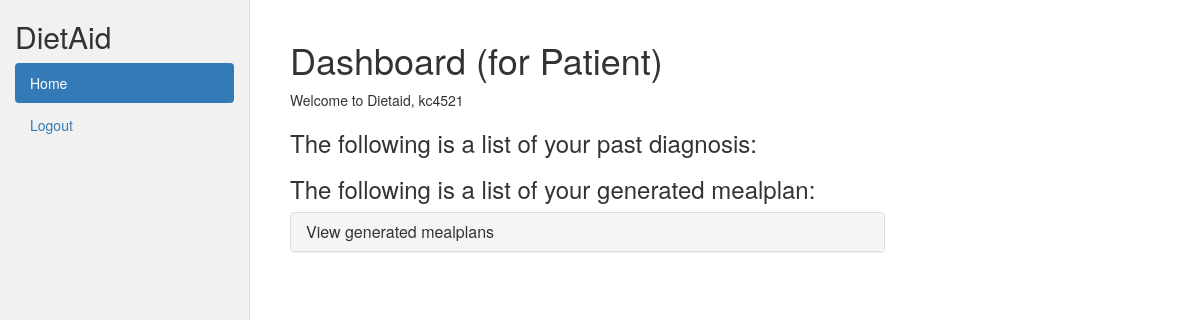
The app's page /catalog/ (signed in), older data.
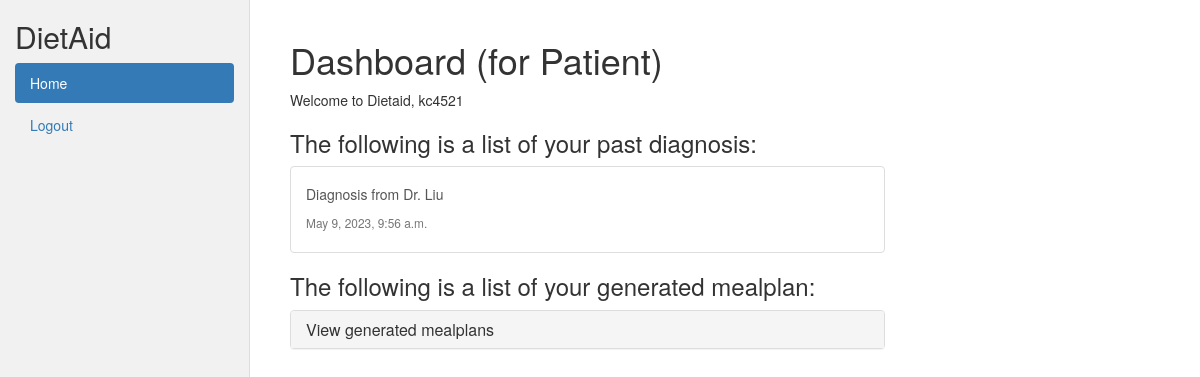
The same page, newer data.
### catalog/models.py (models this page shows)
class Diagnosis(models.Model):
    patient_id = models.IntegerField()
    patient_lastname = models.CharField(max_length = 100)
    doctor_id = models.IntegerField()
    doctor_lastname = models.CharField(max_length = 100)
    description = models.CharField(max_length=500)
    summary = models.CharField(max_length = 100)
    notes = models.CharField(max_length = 300)
    created_at = models.DateTimeField(auto_now_add=True)
    updated_at = models.DateTimeField(auto_now=True)

### catalog/views.py (the view)
# urls.py: path('', views.index, name='index'),
@login_required
def index(request):
    if(request.user.groups.filter(name='Admin').exists()):
        return HttpResponseRedirect(reverse('admin:index'))
    all_patients = User.objects.filter(groups__name__in = ['Patient'])
    all_diagnosis = Diagnosis.objects.filter(patient_id__exact = request.user.id).order_by('-created_at')
    my_mealplans = Mealplan.objects.filter(patient_id__exact = request.user.id).order_by('-created_at')
    if(is_doctor(request.user)):
        my_mealplans = Mealplan.objects.filter(doctor_id__exact = request.user.id).order_by('-created_at')
    context = {
        'patient_list': all_patients,
        'diagnosis_list': all_diagnosis,
        'is_doctor': is_doctor(request.user),
        'mealplan_list': my_mealplans,
    }
    return render(request, 'index.html', context=context)

### catalog/views.py (called while the page is built)
def is_doctor(user):
    if(user.groups.filter(name='Doctor').exists()):
        return True
    else:
        return False

### catalog/templates/index.html (shortened to what this page needs)
{% extends "base_generic.html" %}
{% block content %}
    {% if is_doctor %}
        <h1>Dashboard (for Doctor)</h1>
        <p>Welcome to Dietaid, {{user.get_username}}</p>
        <h3>Mealplans pending for approval</h3>
        {% for mealplan in mealplan_list %}
            {% if mealplan.approved == False %}
                <div class="list-group">
                    <a href="{% url 'mealplan-detail' %}?mealplan_id={{mealplan.id}}" class="list-group-item list-group-item-action flex-column align-items-start">
                        <div class="d-flex w-100 justify-content-between">
                            <h5 class='mb-1'>{{mealplan.patient_lastname}}'s mealplan</h5>
                            <small class="text-muted">{{mealplan.created_at}}</small>
                        </div>
                        <p class="mb-1">{{mealplan.notes_from_doctor}}</p>
                    </a>
                </div>
            {% endif %}
        {% endfor %}
        <div class="panel-group">
            <div class="panel panel-default">
              <div class="panel-heading">
                <h4 class="panel-title">
                  <a data-toggle="collapse" href="#collapse1">Approved Mealplans</a>
                </h4>
              </div>
              <div id="collapse1" class="panel-collapse collapse">
                <ul class="list-group">
                    {% for mealplan in mealplan_list %}
                        {% if mealplan.approved %}
                            <li class="list-group-item">
                                <a href="{% url 'mealplan-detail' %}?mealplan_id={{mealplan.id}}" class="list-group-item list-group-item-action flex-column align-items-start">
                                    {{mealplan.patient_lastname}}'s mealplan (created at {{mealplan.created_at}})
                                </a>
                            </li>
                        {% endif %}
                    {% endfor %}
                </ul>
              </div>
            </div>
        </div>
        <div class="panel-group">
            <div class="panel panel-default">
              <div class="panel-heading">
                <h4 class="panel-title">
                  <a data-toggle="collapse" href="#collapse2">Make a new diagnosis</a>
                </h4>
              </div>
              <div id="collapse2" class="panel-collapse collapse">
                <ul class="list-group">
                    {% for patient in patient_list %}
                        <li class="list-group-item">
                            <a href="{% url 'create-diagnosis' %}?user_pk={{patient.id}}"> {{patient.first_name}} {{patient.last_name}}</a>
                        </li>
                    {% endfor %}
                </ul>
              </div>
            </div>
          </div>
    {% else %}
        <h1>Dashboard (for Patient)</h1>
        <p>Welcome to Dietaid, {{user.get_username}}</p>
        <h3>The following is a list of your past diagnosis:</h2>
        {% for diagnosis in diagnosis_list %}
                <div class="list-group">
                    <a href="{% url 'diagnosis-detail' %}?diagnosis_id={{diagnosis.id}}" class="list-group-item list-group-item-action flex-column align-items-start">
                        <div class="d-flex w-100 justify-content-between">
                            <h5 class='mb-1'>Diagnosis from Dr. {{diagnosis.doctor_lastname}}</h5>
                            <small class="text-muted">{{diagnosis.created_at}}</small>
                        </div>
                    </a>
                </div>
        {% endfor %}
        <h3>The following is a list of your generated mealplan:</h2>
            <div class="panel-group">
                <div class="panel panel-default">
                  <div class="panel-heading">
                    <h4 class="panel-title">
                      <a data-toggle="collapse" href="#collapse1">View generated mealplans</a>
                    </h4>
                  </div>
                </div>
              </div>
    {% endif %}
{% endblock %}

Row changes from the older to the newer data that the page shows:
added Diagnosis: doctor_lastname "Liu", created_at "May 9, 2023, 9:56 a.m."
